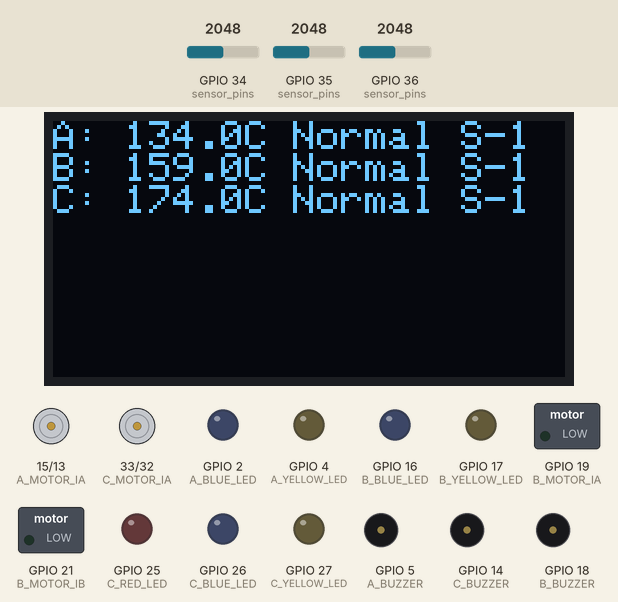
Bench run of a sketch on a simulated ESP32. Parts: 128×64 one-colour display, motor-driver pin pairs drawn as motors (green arrow = first pin HIGH = forward, orange = second pin HIGH = backward, longer = more drive), switched loads named in the sketch (green lamp = pin HIGH), output pins drawn as LEDs (lit = HIGH), buzzer (waves = sounding, pin HIGH). Inputs (shaded band) come from the test bench; at power-on: GPIO 34 (sensor_pins) = 2048, GPIO 35 (sensor_pins) = 2048, GPIO 36 (sensor_pins) = 2048. WiFi joins after 1.5 s; servers stay silent unless stated; what the sketch prints to the serial monitor is not drawn.

Above: at 3.4 s.
3.5 s: GPIO 34 (sensor_pins) set to 0
At 6.2 s:
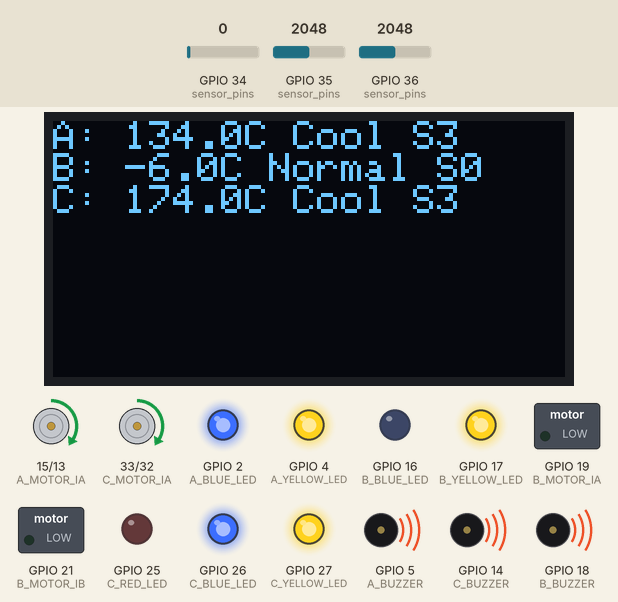
6.8 s: GPIO 35 (sensor_pins) set to 0
At 10.8 s:
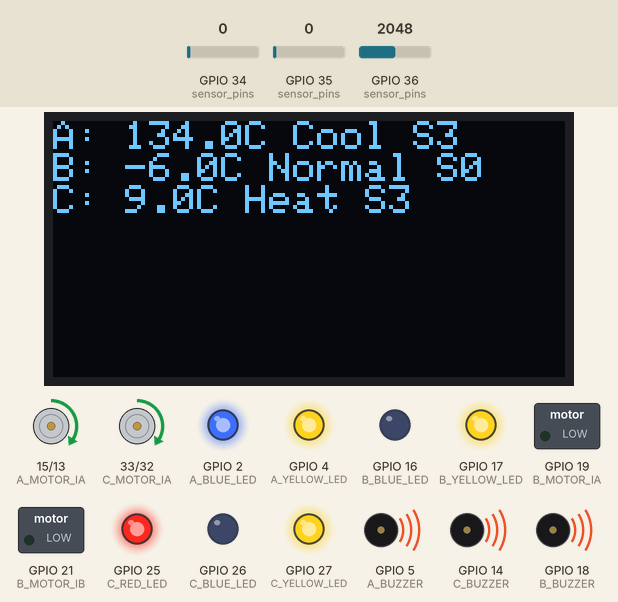
10.9 s: GPIO 36 (sensor_pins) set to 2866
At 11.9 s:
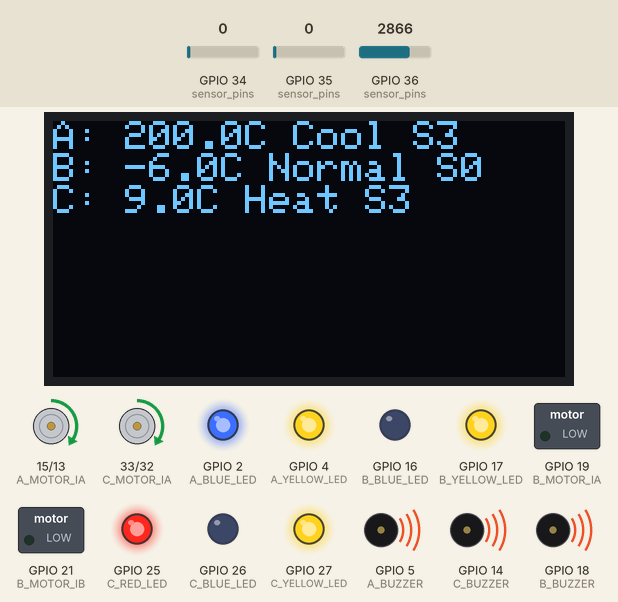
13.0 s: GPIO 34 (sensor_pins) set to 68
At 14.2 s:
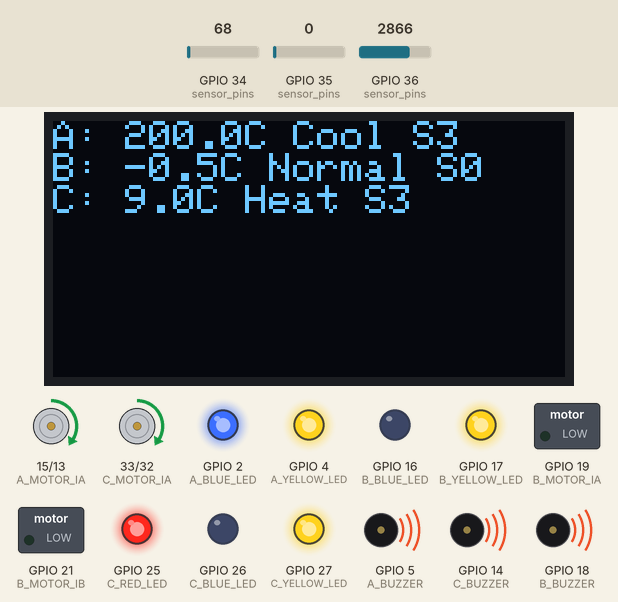
15.1 s: GPIO 34 (sensor_pins) set to 83
At 16.5 s:
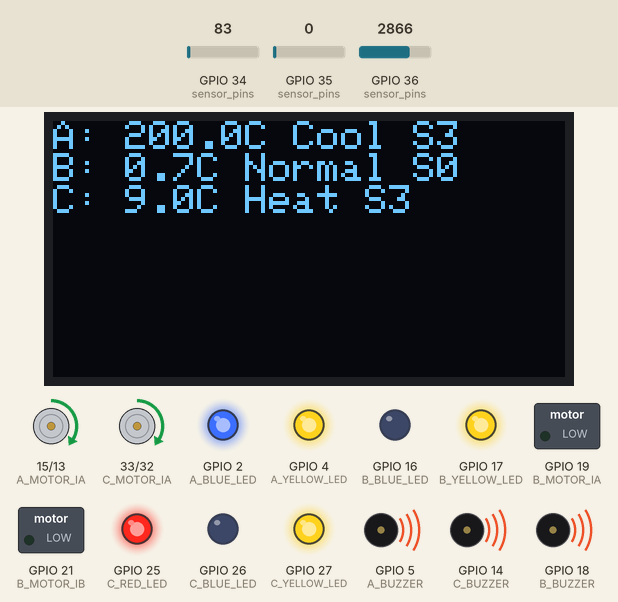
17.1 s: GPIO 36 (sensor_pins) set to 0
At 21.6 s:
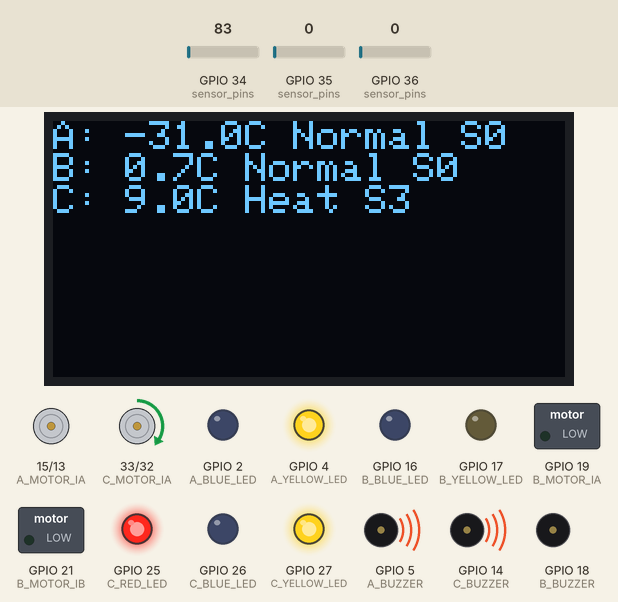
Timing chart, 0 to 22.2 s (numbered marks = the images above; inputs shaded):
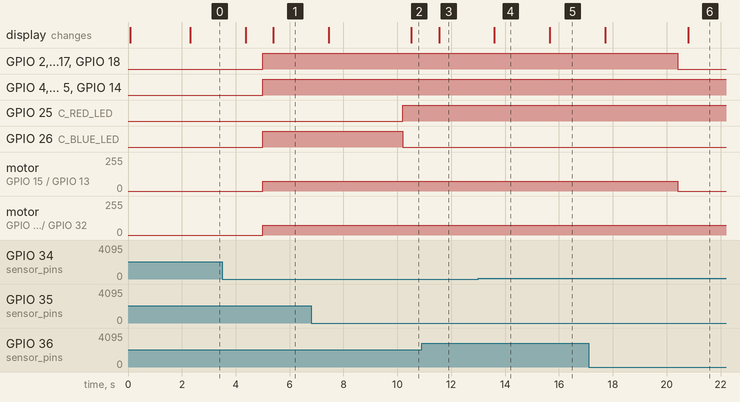

Measured:
- after the input at 3.5 s, GPIO 16 (B_BLUE_LED), GPIO 19 (B_MOTOR_IA): stays LOW (without the input it goes to HIGH after 1.5 s); the display: first changes after 0.86 s (image 1 shows a later state)
- after the input at 6.8 s, GPIO 25 (C_RED_LED): LOW → HIGH after 3.4 s; GPIO 26 (C_BLUE_LED): HIGH → LOW after 3.4 s; the display: first changes after 0.64 s (image 2 shows a later state)
- after the input at 10.9 s, the display: changes after 0.65 s (image 3)
- after the input at 13.0 s, the display: changes after 0.60 s (image 4)
- after the input at 15.1 s, the display: changes after 0.56 s (image 5)
- after the input at 17.1 s, GPIO 2 (A_BLUE_LED): HIGH → LOW after 3.3 s; motor on GPIO 15 (A_MOTOR_IA) / GPIO 13 (A_MOTOR_IB): forward 75/255 → stopped after 3.3 s; the display: first changes after 0.61 s (image 6 shows a later state)

The sketch:

Env_Controller.ino
```cpp
#include <WiFi.h>
#include <Wire.h>
#include <Adafruit_GFX.h>
#include <Adafruit_SSD1306.h>

/**
 * ESP32 온도 제어 시스템
 * 세 개의 구역(A, B, C)의 온도를 감지하고 제어하는 프로그램
 **/

// ───── Wi-Fi 설정 ─────
const char* SSID = "Galaxy Z Fold42488";
const char* PASSWORD = "623623623";
const char* HOST = "192.168.2.2";
const uint16_t PORT = 9000;
WiFiClient client;

IPAddress local_IP(192, 168, 2, 4);
IPAddress gateway(192, 168, 2, 1);
IPAddress subnet(255, 255, 255, 0);

// ───── OLED 설정 ─────
#define SCREEN_WIDTH 128
#define SCREEN_HEIGHT 64
#define OLED_RESET -1
#define OLED_SDA   22
#define OLED_SCL   23
Adafruit_SSD1306 display(SCREEN_WIDTH, SCREEN_HEIGHT, &Wire, OLED_RESET);

// ───── 핀 정의 ─────
// 구역 A 핀 설정
const int A_BLUE_LED   = 2;
const int A_YELLOW_LED = 4;
const int A_SENSOR     = 36;
const int A_BUZZER     = 5;
const int A_MOTOR_IA   = 15;
const int A_MOTOR_IB   = 13;

// 구역 B 핀 설정
const int B_BLUE_LED   = 16;
const int B_YELLOW_LED = 17;
const int B_SENSOR     = 34;
const int B_BUZZER     = 18;
const int B_MOTOR_IA   = 19;
const int B_MOTOR_IB   = 21;

// 구역 C 핀 설정
const int C_RED_LED     = 25; // C만 난방 기능 포함
const int C_BLUE_LED    = 26;
const int C_YELLOW_LED  = 27;
const int C_SENSOR      = 35;
const int C_BUZZER      = 14;
const int C_MOTOR_IA    = 33;
const int C_MOTOR_IB    = 32;

// ───── 온도 제어 관련 상수 ─────
const float MIN_TEMPS[3] = { -25.0,  0.0, 15.0 };  // 최소 허용 온도
const float MAX_TEMPS[3] = { -15.0, 10.0, 25.0 };  // 최대 허용 온도
float base_temps[3]      = { -20.0, 5.0, 20.0 };   // 기준 온도 (조절 가능)
const float cal = -1.0;
const float CALIBRATION[3] = { -30.0 + cal, -5.0 + cal, 10.0 + cal };  // 센서 보정값

const float HEATING_START = -2.0;  // C 구역: 이보다 낮으면 가열 시작
const float HEATING_THRESHOLDS[2] = { -4.0, -6.0 }; // 가열: [1단계, 2단계] 기준
const float COOLING_START =  2.0;  // 전체 구역: 이보다 높으면 냉각 시작
const float COOLING_THRESHOLDS[2] = { 4.0, 6.0 };  // 냉각: [1단계, 2단계] 기준

const int SPEED_VALS[4] = { 0, 52, 64, 75 };      // 팬 속도 조절 PWM 0~255


// ───── 상태 및 타이머 변수 ─────
unsigned long last_sensor_read_time = 0;
unsigned long last_display_time = 0;
unsigned long last_action_time = 0;
unsigned long last_reconnect_time = 0;

const unsigned long SENSOR_READ_INTERVAL = 1000;   // 센서 읽기 간격
const unsigned long DISPLAY_INTERVAL = 1000;       // 디스플레이 업데이트 간격
const unsigned long ACTION_INTERVAL = 5000;        // 액션 실행 간격
const unsigned long RECONNECT_INTERVAL = 10000;    // 재연결 시도 간격

// 상태 저장 변수
bool warning_states[3] = { false, false, false };  // 각 구역 경고 상태
int last_speeds[3]     = { -1, -1, -1 };           // 마지막으로 설정된 모터 속도
float current_temps[3] = { 0.0, 0.0, 0.0 };        // 현재 측정된 온도

// 함수 선언
void setup_pins();
void setup_display();
void connect_wifi();
void connect_to_server();

void handle_command(String cmd);

void read_sensor_values();
void update_display();
void use_data_and_send_events();


/** 초기 설정 함수 **/
void setup()
{
    Serial.begin(115200);
    setup_pins();
    setup_display();

    connect_wifi();
    connect_to_server();
}

/** 메인 루프 함수 **/
void loop()
{
    unsigned long now = millis();

    // WiFi 연결이 끊어졌으면 재시도
    if (WiFi.status() != WL_CONNECTED)
    {
        connect_wifi(); // 재시도
        return;
    }

    // 서버에서 명령 수신 처리
    if (client.connected() && client.available())
    {
        String cmd = client.readStringUntil('\n');
        Serial.println("📻 [명령 수신] " + cmd);
        handle_command(cmd);
    }

    // 일정 간격으로 센서값 읽기
    if (now - last_sensor_read_time > SENSOR_READ_INTERVAL)
    {
        read_sensor_values();
        last_sensor_read_time = millis();
    }

    // 일정 간격으로 디스플레이 업데이트
    if (now - last_display_time > DISPLAY_INTERVAL)
    {
        update_display();
        last_display_time = millis();
    }

    // 일정 간격으로 센서 데이터 전송 및 액션 실행
    if (now - last_action_time > ACTION_INTERVAL)
    {
        use_data_and_send_events();
        last_action_time = millis();
    }

    // 서버 연결이 끊어진 경우 재연결 시도
    if (!client.connected() && millis() - last_reconnect_time > RECONNECT_INTERVAL)
    {
        connect_to_server();
        last_reconnect_time = millis();
    }
}

// ───── 초기화 및 연결 함수 ─────
/** GPIO 핀 설정 함수 **/
void setup_pins()
{
    // 구역 A 핀 설정
    pinMode(A_BLUE_LED, OUTPUT);
    pinMode(A_YELLOW_LED, OUTPUT);
    pinMode(A_BUZZER, OUTPUT);
    pinMode(A_MOTOR_IA, OUTPUT);
    pinMode(A_MOTOR_IB, OUTPUT);

    // 구역 B 핀 설정
    pinMode(B_BLUE_LED, OUTPUT);
    pinMode(B_YELLOW_LED, OUTPUT);
    pinMode(B_BUZZER, OUTPUT);
    pinMode(B_MOTOR_IA, OUTPUT);
    pinMode(B_MOTOR_IB, OUTPUT);

    // 구역 C 핀 설정
    pinMode(C_BLUE_LED, OUTPUT);
    pinMode(C_YELLOW_LED, OUTPUT);
    pinMode(C_RED_LED, OUTPUT);
    pinMode(C_BUZZER, OUTPUT);
    pinMode(C_MOTOR_IA, OUTPUT);
    pinMode(C_MOTOR_IB, OUTPUT);

    // OLED 통신 핀 설정
    Wire.begin(OLED_SDA, OLED_SCL);
}

/** OLED 디스플레이 초기화 함수 **/
void setup_display()
{
    if (!display.begin(SSD1306_SWITCHCAPVCC, 0x3C))
    {
        Serial.println("❌ OLED 처리 실패");
        while (true);  // OLED 초기화 실패시 진행 불가
    }

    display.clearDisplay();
    display.setTextSize(1);
    display.setTextColor(SSD1306_WHITE);
    display.setCursor(0, 0);
    display.println("OLED 처리 완료");
    display.display();
}

/** WiFi 연결 함수 **/
void connect_wifi()
{
    // OLED 연결 중 메시지 표시
    display.clearDisplay();
    display.setTextSize(1);
    display.setCursor(0, 0);
    display.println("WiFi connecting...");
    display.display();

    WiFi.mode(WIFI_STA);
    WiFi.config(local_IP, gateway, subnet);
    WiFi.begin(SSID, PASSWORD);

    // 최대 10초 동안 연결 시도
    for (int i = 0; i < 10 && WiFi.status() != WL_CONNECTED; i++)
    {
        delay(1000);
    }

    if (WiFi.status() == WL_CONNECTED)
    {
        Serial.print("\u2705 WiFi 연결함: ");
        Serial.println(WiFi.localIP());
    }
    else
    {
        Serial.println("\u274c WiFi 연결 실패");
    }
}

/** 서버 연결 함수 **/
void connect_to_server()
{
    if (WiFi.status() == WL_CONNECTED && client.connect(HOST, PORT))
    {
        Serial.println("\u2705 서버 연결 성공");
    }
    else
    {
        Serial.println("\u274c 서버 연결 실패");
    }
}


// ───── 명령어 수신 함수 ─────
/** 서버 명령 처리 함수 **/
void handle_command(String cmd)
{
    cmd.trim();

    // 온도 기준점 설정 명령 처리 (HCpX##.#)
    if (cmd.startsWith("HCp") && cmd.length() >= 5)
    {
        char zone_char = cmd.charAt(3);  // 구역 문자 (A/B/C)
        float new_base = cmd.substring(4).toFloat();  // 새 기준 온도
        int zone_index = zone_char - 'A';  // 구역 인덱스 (0/1/2)

        if (zone_index >= 0 && zone_index < 3)
        {
            // 유효한 구역인 경우 기준점 변경
            base_temps[zone_index] = new_base;
            Serial.printf("\u2699️ 기준치 변경: %c → %.1f\n", zone_char, new_base);

            if (client.connected())
            {
                client.println("HRok");  // 성공 응답
            }
        }
        else
        {
            // 유효하지 않은 구역인 경우 오류
            Serial.println("\u274c 기준치 변경 실패: 구역 오류");

            if (client.connected())
            {
                client.println("HXe1");  // 오류 응답
            }
        }
    }
}


// ───── 센서 input, output 함수 ─────
/** 센서값 읽기 함수 **/
void read_sensor_values()
{
    const int sensor_pins[3] = { A_SENSOR, B_SENSOR, C_SENSOR };

    // 각 센서 값 읽기
    for (int i = 0; i < 3; i++)
    {
        // 아날로그 값을 전압으로 변환 (0-4095 → 0-3.3V)
        float voltage = analogRead(sensor_pins[i]) * (3.3 / 4095.0);

        // 전압을 온도로 변환 (센서 특성 + 보정값 적용)
        current_temps[i] = voltage * 100.0 + CALIBRATION[i];
    }
}

/** OLED 디스플레이 업데이트 함수 **/
void update_display()
{
    display.clearDisplay();
    display.setTextSize(1);
    display.setCursor(0, 0);

    // 각 구역별 정보 표시
    for (int i = 0; i < 3; i++)
    {
        String zone = String(char('A' + i));
        String mode;

        // 모드 결정 (냉각/가열/정상)
        if (last_speeds[i] > 0)
        {
            if (i == 2 && digitalRead(C_RED_LED))
            {
                mode = "Heat";  // 가열 모드 (C 구역만 가능)
            }
            else
            {
                mode = "Cool";  // 냉각 모드
            }
        }
        else
        {
            mode = "Normal";    // 정상 모드
        }

        // 구역, 온도, 모드, 속도 표시
        display.printf("%s: %.1fC %s S%d\n",
            zone.c_str(),
            current_temps[i],
            mode.c_str(),
            last_speeds[i]);
    }

    display.display();
}


// ───── 이벤트 처리 및 송신 함수 ─────
/** 센서 데이터 전송 및 제어 액션 수행 함수 **/
void use_data_and_send_events()
{
    // 각 구역별 핀 배열 정의
    const int motors_ia[3] = { A_MOTOR_IA, B_MOTOR_IA, C_MOTOR_IA };
    const int motors_ib[3] = { A_MOTOR_IB, B_MOTOR_IB, C_MOTOR_IB };
    const int blue_leds[3] = { A_BLUE_LED, B_BLUE_LED, C_BLUE_LED };
    const int yellow_leds[3] = { A_YELLOW_LED, B_YELLOW_LED, C_YELLOW_LED };
    const int buzzers[3] = { A_BUZZER, B_BUZZER, C_BUZZER };

    // 각 구역별 처리
    for (int i = 0; i < 3; i++)
    {
        float temp = current_temps[i];
        String zone = String(char('A' + i));
        float diff = temp - base_temps[i];  // 기준점과의 온도차
        int speed = 0;
        bool cooling = false, heating = false;

        // 경고 상태 확인 (온도가 허용 범위 밖인 경우)
        bool in_warning = (temp < MIN_TEMPS[i] || temp > MAX_TEMPS[i]);

        // 경고 상태가 변경된 경우 처리
        if (in_warning != warning_states[i])
        {
            String msg = "HEw" + zone + (in_warning ? "1" : "0");
            Serial.println((in_warning ? "🚨 경고 발생 → " : "✅ 경고 해제 → ") + msg);

            if (client.connected())
            {
                client.println(msg);
            }

            digitalWrite(yellow_leds[i], in_warning);  // 경고등 제어
            digitalWrite(buzzers[i], in_warning);      // 버저 제어
            warning_states[i] = in_warning;            // 상태 저장
        }

        // 온도에 따른 모드 및 속도 결정
        if (i == 2 && diff < HEATING_START)  // C 구역만 가열 가능
        {
            heating = true;
            if (diff >= HEATING_THRESHOLDS[0])        speed = 1;
            else if (diff >= HEATING_THRESHOLDS[1])   speed = 2;
            else                                       speed = 3;
        }
        else if (diff > COOLING_START)  // 모든 구역 냉각 가능
        {
            cooling = true;
            if (diff <= COOLING_THRESHOLDS[0])        speed = 1;
            else if (diff <= COOLING_THRESHOLDS[1])   speed = 2;
            else                                       speed = 3;
        }

        // LED 및 모터 제어
        digitalWrite(blue_leds[i], cooling);  // 냉각 모드 표시
        if (i == 2)
        {
            digitalWrite(C_RED_LED, heating);  // C 구역 가열 모드 표시
        }

        // 모터 속도 제어 (PWM)
        analogWrite(motors_ia[i], SPEED_VALS[speed]);
        analogWrite(motors_ib[i], 0);

        // 모터 속도가 변경된 경우 서버에 알림
        if (speed != last_speeds[i])
        {
            last_speeds[i] = speed;
            char mode = cooling ? 'C' : (heating ? 'H' : '0');
            String msg = "HE" + zone + mode + String(speed);
            Serial.println("\u2699️ 속도 변경 → " + msg);

            if (client.connected())
            {
                client.println(msg);
            }
        }
    }

    // 모든 구역의 현재 온도를 서버로 전송
    String msg = "HEtp" + String(current_temps[0], 1) + ";" +
                         String(current_temps[1], 1) + ";" +
                         String(current_temps[2], 1);
    Serial.println("🌡️ 센서 전송 → " + msg);

    if (client.connected())
    {
        client.println(msg);
    }
}
```
